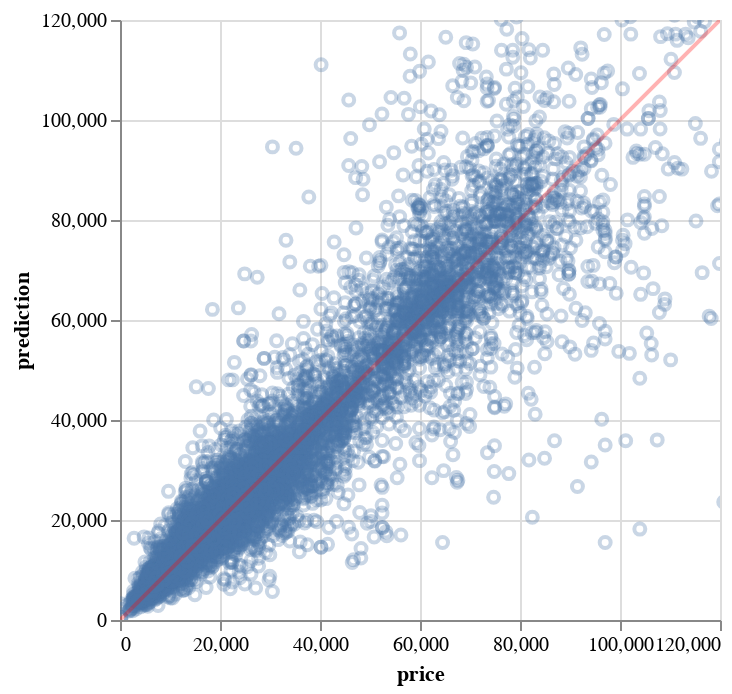

Notebook code cell kept with this figure:
### Markdown cell above
Zooming into the CA$120,000 zone:

### Code cell
fig_pred = alt.Chart(test_pred).mark_point(clip=True).encode(
    x=alt.X('price').scale(domain=[0, 120000]),
    y=alt.Y('prediction').scale(domain=[0, 120000])
)
line_chart = alt.Chart(line_data).mark_line(color='red', clip=True).encode(
    x=alt.X('price').scale(domain=[0, 120000]),
    y=alt.Y('prediction').scale(domain=[0, 120000])
)

fig_pred 
(fig_pred + line_chart).configure_mark(
    opacity=0.3
)

### Figure 1 — Vega specification as saved in the notebook (floating-point values rounded to 4 significant figures; data arrays with more than 128 entries replaced by an {"elided": "..."} marker saying what was removed)
{"$schema": "https://vega.github.io/schema/vega/v5.json", "data": [{"name": "source_1", "values": [{"prediction": 88, "price": 88}, {"prediction": 1498330, "price": 1498330}]}, {"name": "source_0", "values": {"elided": "12499 records"}}], "marks": [{"type": "symbol", "name": "layer_0_marks", "from": {"data": "source_0"}, "encode": {"update": {"x": {"field": "price", "scale": "x"}, "stroke": {"value": "#4c78a8"}, "y": {"field": "prediction", "scale": "y"}, "description": {"signal": "\"price: \" + (format(datum[\"price\"], \"\")) + \"; prediction: \" + (format(datum[\"prediction\"], \"\"))"}, "ariaRoleDescription": {"value": "point"}, "fill": {"value": "transparent"}}}, "style": ["point"], "clip": true}, {"type": "line", "name": "layer_1_marks", "from": {"data": "source_1"}, "sort": {"field": "datum[\"price\"]"}, "encode": {"update": {"description": {"signal": "\"price: \" + (format(datum[\"price\"], \"\")) + \"; prediction: \" + (format(datum[\"prediction\"], \"\"))"}, "defined": {"signal": "isValid(datum[\"price\"]) && isFinite(+datum[\"price\"]) && isValid(datum[\"prediction\"]) && isFinite(+datum[\"prediction\"])"}, "stroke": {"value": "red"}, "y": {"field": "prediction", "scale": "y"}, "x": {"field": "price", "scale": "x"}}}, "clip": true, "style": ["line"]}], "scales": [{"name": "x", "type": "linear", "domain": [0, 120000], "range": [0, {"signal": "width"}], "zero": true}, {"name": "y", "type": "linear", "domain": [0, 120000], "range": [{"signal": "height"}, 0], "zero": true}], "axes": [{"scale": "x", "gridScale": "y", "minExtent": 0, "labels": false, "zindex": 0, "tickCount": {"signal": "ceil(width/40)"}, "domain": false, "maxExtent": 0, "ticks": false, "aria": false, "grid": true, "orient": "bottom"}, {"scale": "y", "gridScale": "x", "tickCount": {"signal": "ceil(height/40)"}, "orient": "left", "labels": false, "grid": true, "domain": false, "maxExtent": 0, "ticks": false, "zindex": 0, "aria": false, "minExtent": 0}, {"scale": "x", "grid": false, "orient": "bottom", "zindex": 0, "labelFlush": true, "labelOverlap": true, "tickCount": {"signal": "ceil(width/40)"}, "title": "price"}, {"scale": "y", "tickCount": {"signal": "ceil(height/40)"}, "orient": "left", "labelOverlap": true, "grid": false, "title": "prediction", "zindex": 0}], "config": {"mark": {"opacity": 0.3}}, "background": "white", "height": 300, "padding": 5, "style": "cell", "width": 300}
